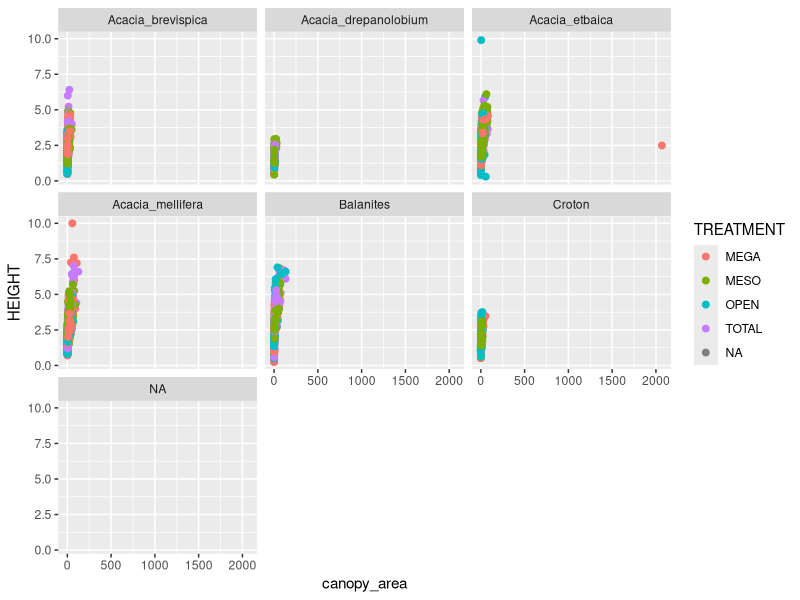
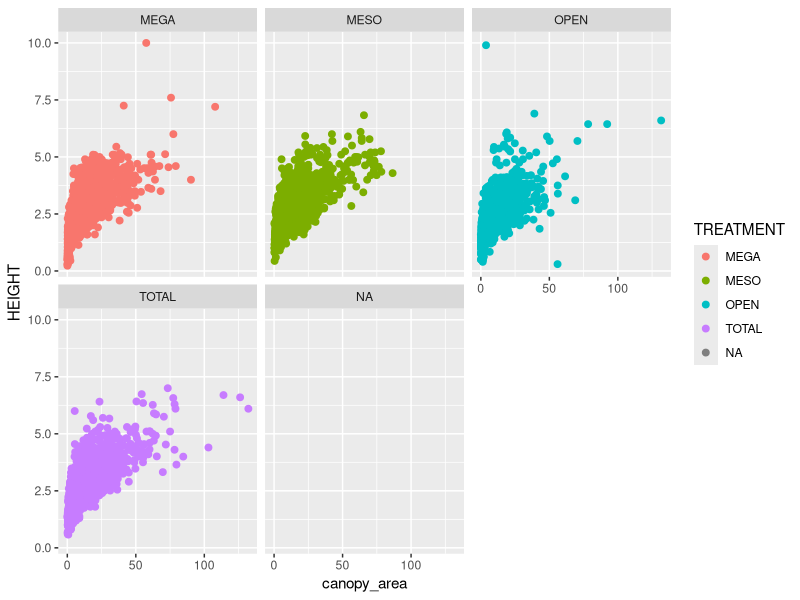
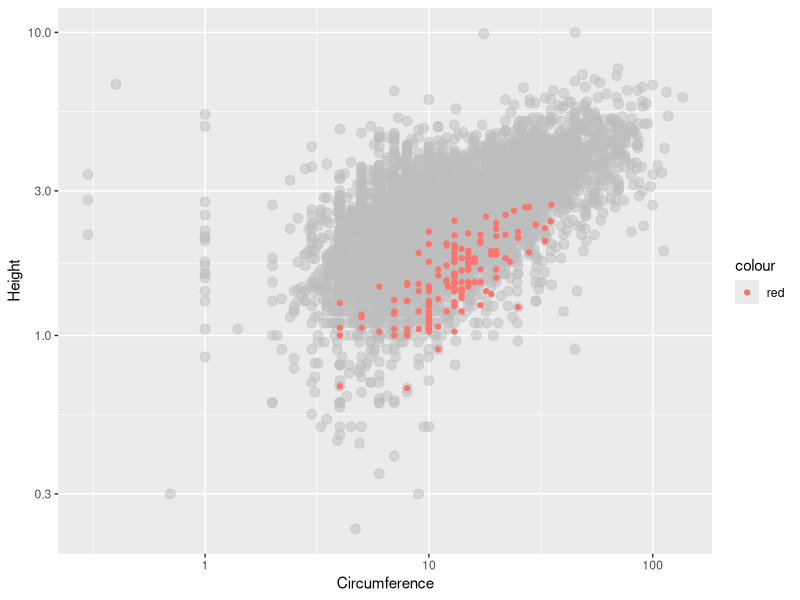
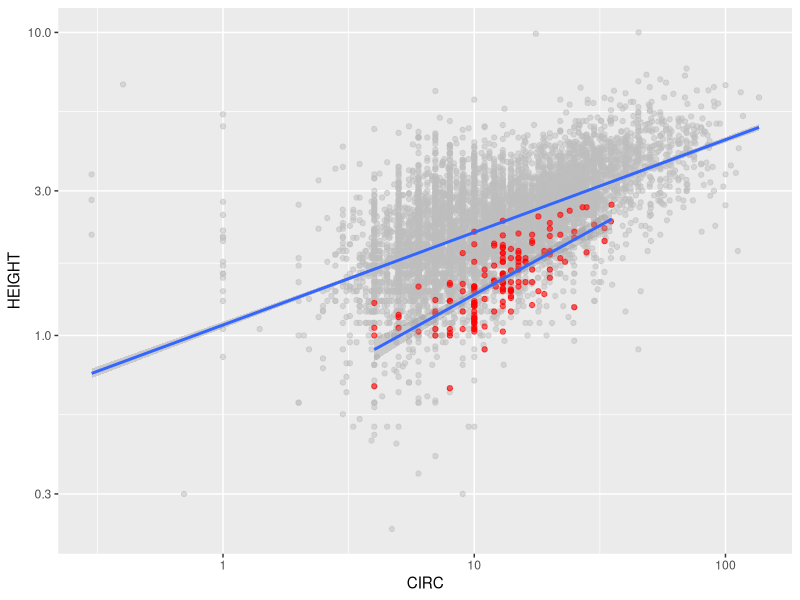

Reproduce these figures in R, in order.
## ---- chunk 1
knitr::opts_chunk$set(echo = TRUE)
#install.packages("readr")
library(readr)
library(ggplot2)
## ---- chunk 2
getwd()

## ---- chunk 3
trees <- read_tsv(file ="../data-raw/TREE_SURVEYS.txt",
               col_types = list(HEIGHT = col_double(),
                                AXIS_2 = col_double()))
## ---- chunk 4
head(trees)
str(trees)
## ---- chunk 5
canopy_area <- trees$AXIS_1 * trees$AXIS_2
canopy_area
trees$canopy_area <- canopy_area
head(trees)
## ---- chunk 6
subset(trees, select = c(SURVEY, YEAR,SITE, canopy_area))
## ---- chunk 7
library(ggplot2)
ggplot(data = trees, mapping = aes(x = canopy_area, y = HEIGHT, color = TREATMENT)) +
geom_point(size = 2) +
  facet_wrap(~SPECIES)
## ---- chunk 8
3 > 4
numbers <- 1:10
numbers > 4
canopy_area > 2000
which(canopy_area > 2000)
canopy_area[3839]
canopy_area[-3839]
numbers[-4]
## ---- chunk 9
trees2 <- trees[-3839,]
## ---- chunk 10
ggplot(data = trees2, mapping = aes(x = canopy_area, y = HEIGHT,  color = TREATMENT)) +
geom_point(size = 2) +
  facet_wrap(~TREATMENT)
## ---- chunk 11
library(ggplot2)
aca <- read.csv(file = "../data-raw/ACACIA_DREPANOLOBIUM_SURVEY.txt", sep = "\t", na.strings = "dead")
ggplot() +
  geom_point(data = trees, mapping = aes(x = CIRC, y = HEIGHT), size = 3, alpha = 0.5, color = "gray") +
  labs(x = "Circumference", y = "Height") +
  scale_x_log10() +
  scale_y_log10() +
  geom_smooth(method = "lm") +
  geom_line() +
  geom_point(data = aca, mapping = aes(x = CIRC, y = HEIGHT, color = "red")) +
  scale_x_log10() +
  scale_y_log10() +
  geom_smooth(method = "lm") +
  geom_line()
## ---- chunk 12
ac <- read.csv(file = "../data-raw/ACACIA_DREPANOLOBIUM_SURVEY.txt", sep = "\t", na.strings = "dead")
trees <- read_tsv(file ="../data-raw/TREE_SURVEYS.txt",
               col_types = list(HEIGHT = col_double(),
                                AXIS_2 = col_double()))
## ---- chunk 13
ggplot() +
  geom_point(data = trees, mapping = aes(x = CIRC, y = HEIGHT), color = "gray", alpha = 0.5) +
  geom_point(color = "gray") +
  geom_point(data = ac, mapping = aes(x = CIRC, y = HEIGHT), color = "red", alpha = 0.6) +
  scale_x_log10() +
  scale_y_log10() +
  geom_smooth(method = "lm") +
  geom_smooth(data = ac, mapping = aes(x = CIRC, y = HEIGHT), method = "lm") +
  geom_smooth(data = trees, mapping = aes(x = CIRC, y = HEIGHT), method = "lm")
